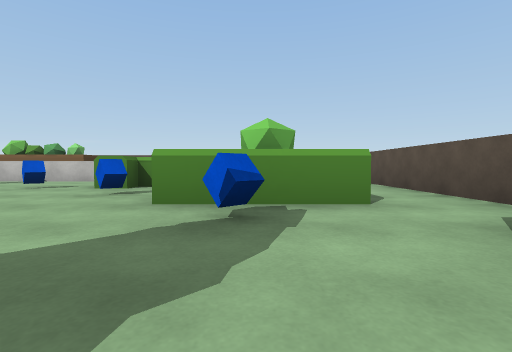
View 1 (above)

17 first-person views from a walk through a 3-D level made in the Unity game engine. The camera is 0.68 m above the floor, tilts 2° down and sees 85° across. The floor is counted in squares, 2 m on a side. Each view is taken from the middle of a square. On the plan, view 1 faces up. The plan holds only what a view shows up to about 9 squares ahead; the rest is blank. The player character is not drawn. Some surface patterns are stand-ins.

View 2
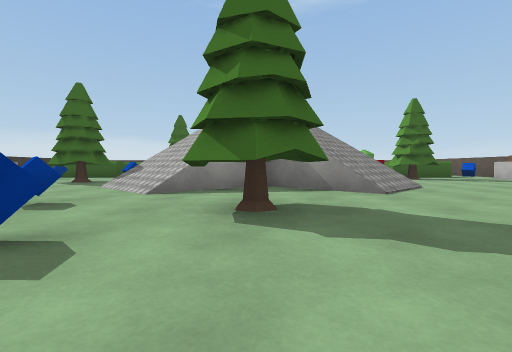

View 3
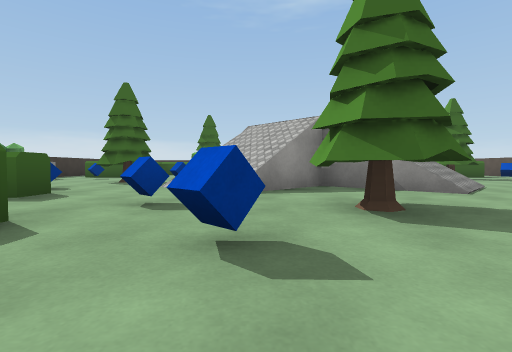

View 4
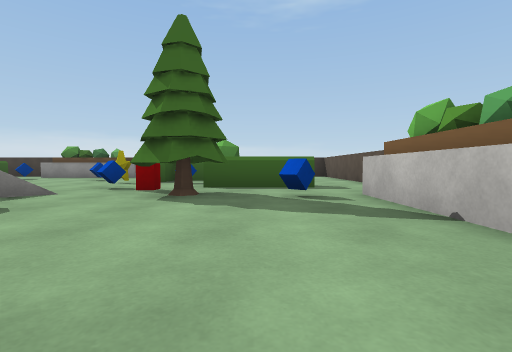

View 5
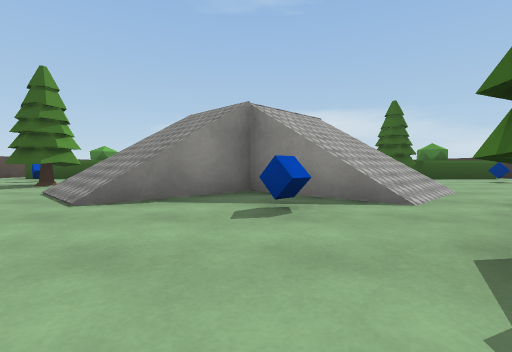

View 6
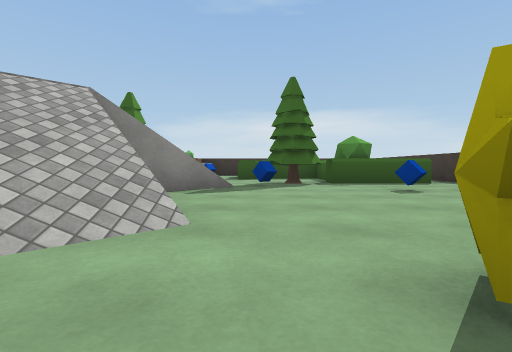

View 7
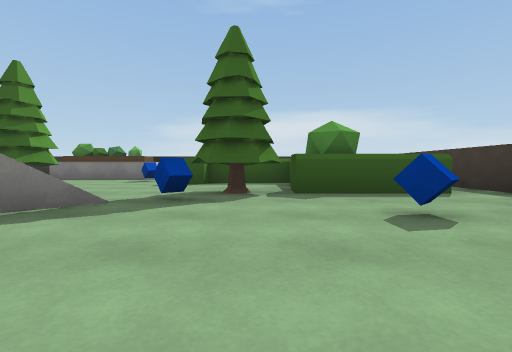

View 8
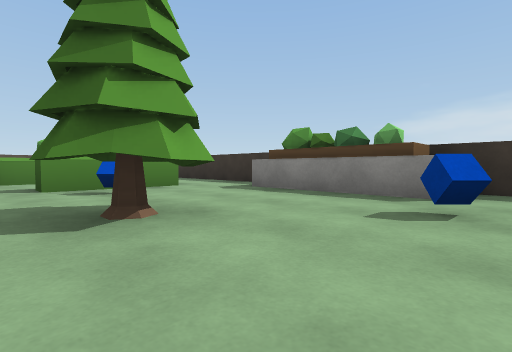

View 9
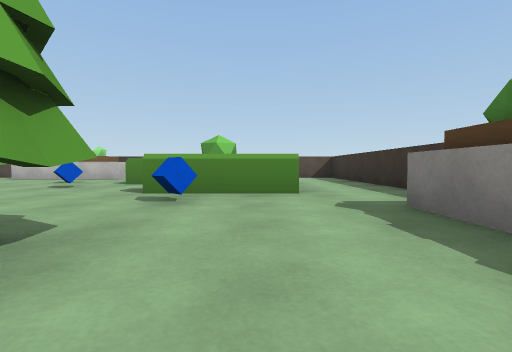

View 10
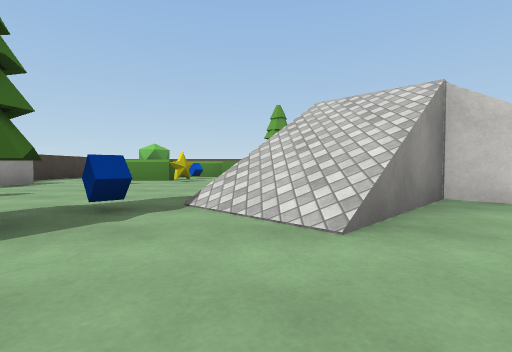

View 11
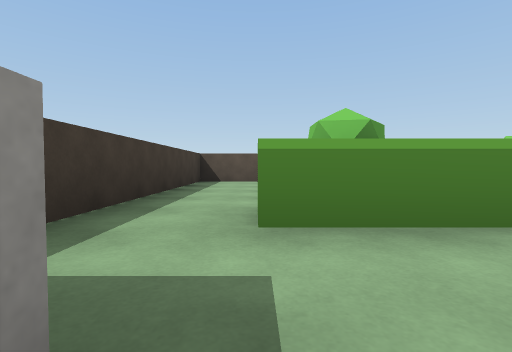

View 12
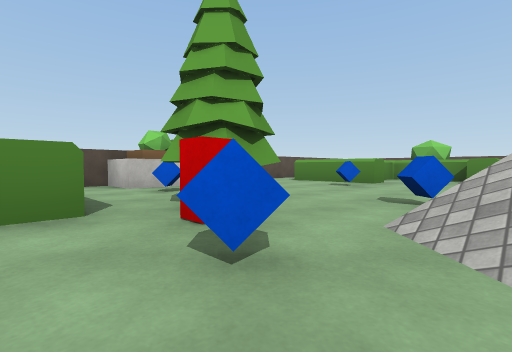

View 13
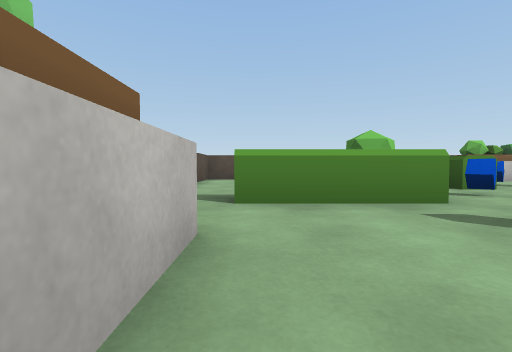

View 14
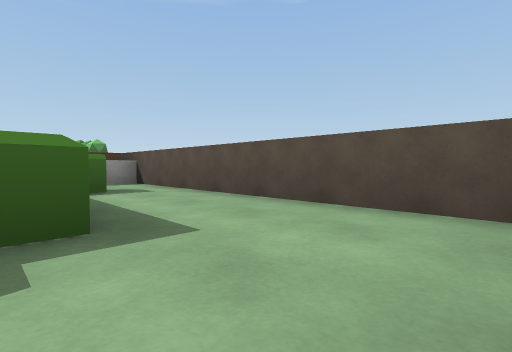

View 15
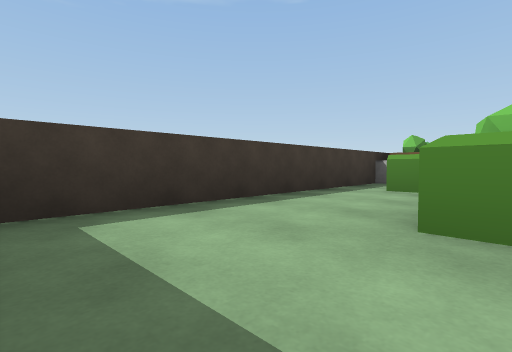

View 16
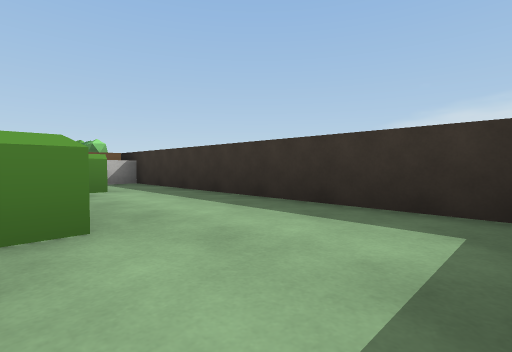

View 17
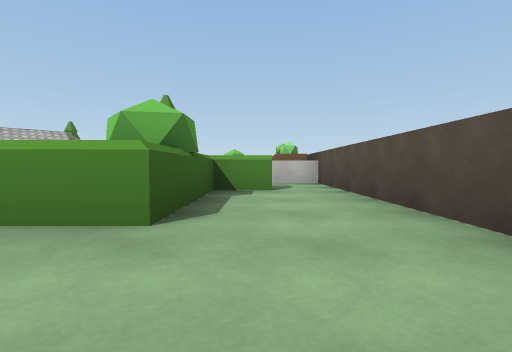

### Floor plan
Key: @ floor where view 1 was taken; # wall or solid block; . main floor; : floor 0.2 m higher than the main floor; + floor 2.4 m higher than the main floor; / step, stairs or slope; O other object.
Columns run from 13 left of view 1 to 3 right of it. Each row starts with its distance up from view 1.
  8 ######## ########
  7 #......###......#
  6 #....O.....O....#
  5 #..OOO.O...OOO..#
  4 #..OOOOO..O..O..#
  3 #.OOO.O.O..OOOO.#
  2  ...O.O/.//..O..#
  1  #.O..////#....##
  0  #...../+/..O@.#
 -1 ##.O../////..O.##
 -2 #...OO:#.//O....#
 -3 #.OOO...O....OO.#
 -4 #..O....O.OO.O..#
 -5 #..OOOO....OOO..#
 -6 #....O..........#
 -7 #......###......#
 -8 ######## ########

Where each view was taken, in squares from view 1:
view 1: 0 up, 0 right, facing up
view 2: 0 up, 1 right, facing left
view 3: 1 down, 1 right, facing left
view 4: 5 up, 3 left, facing left
view 5: 5 up, 5 left, facing down
view 6: 3 up, 8 left, facing down
view 7: 1 up, 9 left, facing down
view 8: 3 down, 7 left, facing down-right
view 9: 5 down, 6 left, facing right
view 10: 4 down, 7 left, facing up
view 11: 1 up, 11 left, facing up
view 12: 2 up, 8 left, facing up-right
view 13: 6 up, 5 left, facing right
view 14: 5 up, 2 right, facing up-left
view 15: 7 down, 10 left, facing up-left
view 16: 5 down, 12 left, facing down-right
view 17: 7 down, 1 right, facing up
